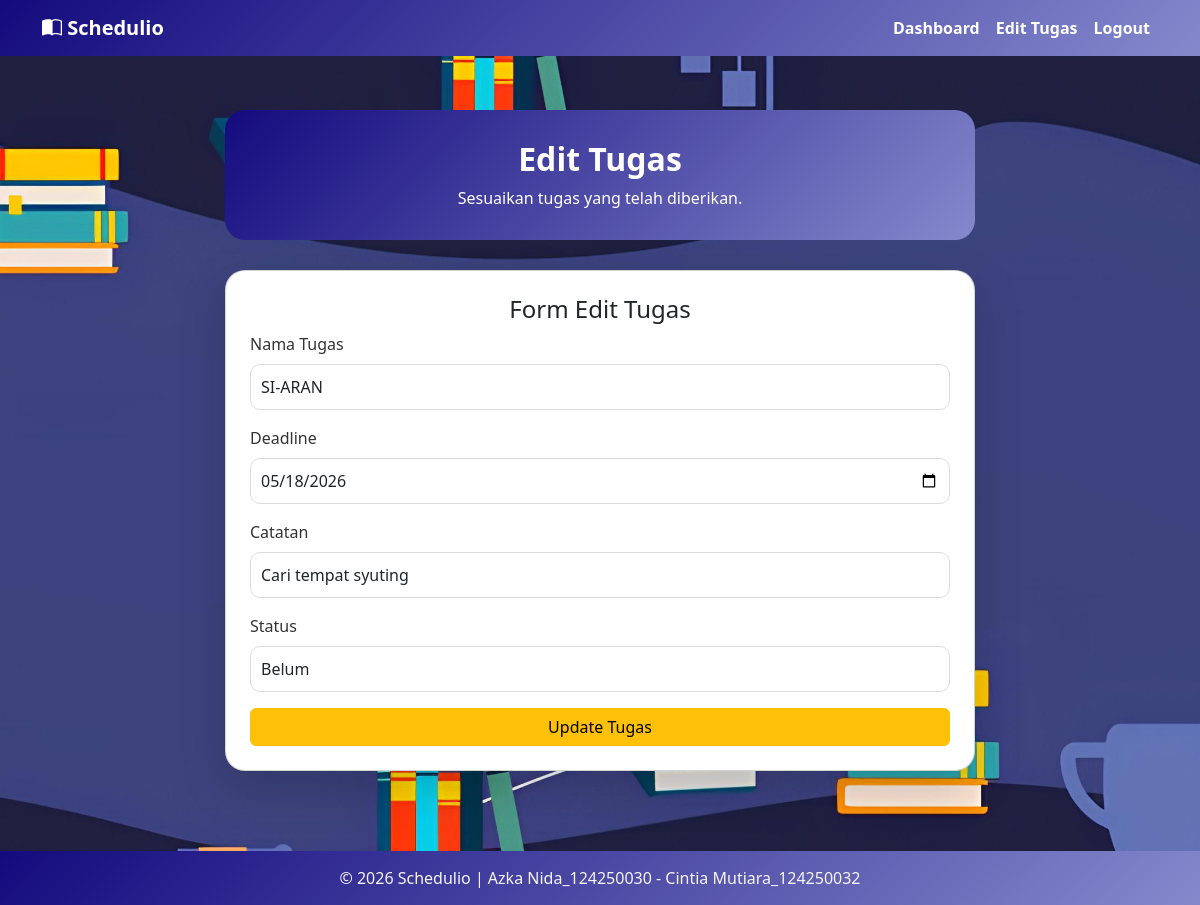
Screenshot of /editTugas.php?id=10 with the database file from the repository.
### tables this page shows
CREATE TABLE `tugas` (
  `id` int(11) NOT NULL,
  `user_id` int(11) DEFAULT NULL,
  `nama_tugas` varchar(100) DEFAULT NULL,
  `deadline` date DEFAULT NULL,
  `catatan` text DEFAULT NULL,
  `status` enum('Belum','Selesai') DEFAULT 'Belum'
);

### editTugas.php (the view, shortened to what this page needs)
<?php
include 'koneksi.php';
$id = $_GET['id'];
$data = mysqli_fetch_assoc(mysqli_query($koneksi, "SELECT * FROM tugas WHERE id='$id'"));
?>
<!DOCTYPE html>
<html lang="en">
<head>
    <link href="https://cdn.jsdelivr.net/npm/bootstrap@5.3.8/dist/css/bootstrap.min.css" rel="stylesheet">
    <link rel="stylesheet" href="https://cdn.jsdelivr.net/npm/bootstrap-icons@1.13.1/font/bootstrap-icons.min.css">
</head>
<body>
    <nav class="navbar navbar-expand-lg navbar-dark">
        <div class="container">
            <a class="navbar-brand"><i class="bi bi-book-half"></i> Schedulio</a>
            <div class="collapse navbar-collapse" id="navbarNav">
                <ul class="navbar-nav ms-auto">
                    <li class="nav-item">
                        <a class="nav-link" href="dashboard.php">Dashboard</a>
                    </li>
                    <li class="nav-item">
                        <a class="nav-link active" href="#">Edit Tugas</a>
                    </li>
                    <li class="nav-item">
                        <a class="nav-link" href="logout.php">Logout</a>
                    </li>
                </ul>
            </div>
        </div>
    </nav>
    <div class="container main-container">
        <div class="header">
            <h2>Edit Tugas</h2>
            <p class="mb-0">
                Sesuaikan tugas yang telah diberikan.
            </p>
        </div>
        <div class="card p-4 shadow-lg mx-auto edit-card">
            <h4 class="mb-2 text-center">Form Edit Tugas</h4>
            <form method="POST">
                <div class="mb-3">
                    <label class="form-label">Nama Tugas</label>
                    <input type="text" name="nama_tugas" class="form-control" placeholder="Masukkan nama tugas" value="<?= $data['nama_tugas']; ?>" required>
                </div>
                <div class="mb-3">
                    <label class="form-label">Deadline</label>
                    <input type="date" name="deadline" class="form-control" value="<?= $data['deadline']; ?>" required>
                </div>
                <div class="mb-3">
                    <label class="form-label">Catatan</label>
                    <input type="text" name="catatan" class="form-control" placeholder="Masukkan catatan tugas" value="<?= $data['catatan']; ?>">
                </div>
                <div class="mb-3">
                    <label class="form-label">Status</label>
                    <select name="status" class="form-control">
                        <option value="Belum"<?= ($data['status']=='Belum') ? 'selected' : ''; ?>>Belum</option>
                    </select>
                </div>
                <button type="submit" name="update" class="btn btn-warning w-100 btn-custom">
                    Update Tugas
                </button>
            </form>
        </div>
    </div>
    <footer class="text-center text-lg-start">
      <div class="text-center" style="color: whitesmoke;">
        © 2026 Schedulio | Azka Nida_124250030 - Cintia Mutiara_124250032
      </div>
    </footer>
</body>
</html>

### editTugas.php (style rules this page uses)
body { background: url('img/bghome.jpeg') no-repeat center center fixed; background-size: cover; background-color: rgb(150, 158, 209); padding-top: 70px; }
.navbar { background: linear-gradient(135deg, #140a7e, #8489cc); position: fixed; top: 0; width: 100%; z-index: 1000; }
.navbar-brand, .nav-link { font-weight: bold; color: white; }
footer { background: linear-gradient(135deg, #140a7e, #8489cc); color: white; text-align: center; padding: 15px; margin-top: 40px; }
.form-control { border-radius: 10px; padding: 10px; border: 1px solid #ddd; }
.main-container { padding: 40px 20px; }
.header { background: linear-gradient(135deg, #140a7e, #8489cc); color: white; padding: 30px; border-radius: 20px; text-align: center; margin-bottom: 30px; max-width: 750px; margin-left: auto; margin-right: auto; }
.header h2 { font-weight: bold; }
.card { background: white; border-radius: 20px; padding: 30px; box-shadow: 0 5px 15px rgba(0,0,0,0.05); }
.edit-card { max-width: 750px; margin: 0 auto; }
.form-label { font-weight: 500; margin-bottom: 8px; color: #333; }

### rows the page displays
tugas: nama_tugas "SI-ARAN", deadline "05/18/2026", catatan "Cari tempat syuting", status "Belum"
